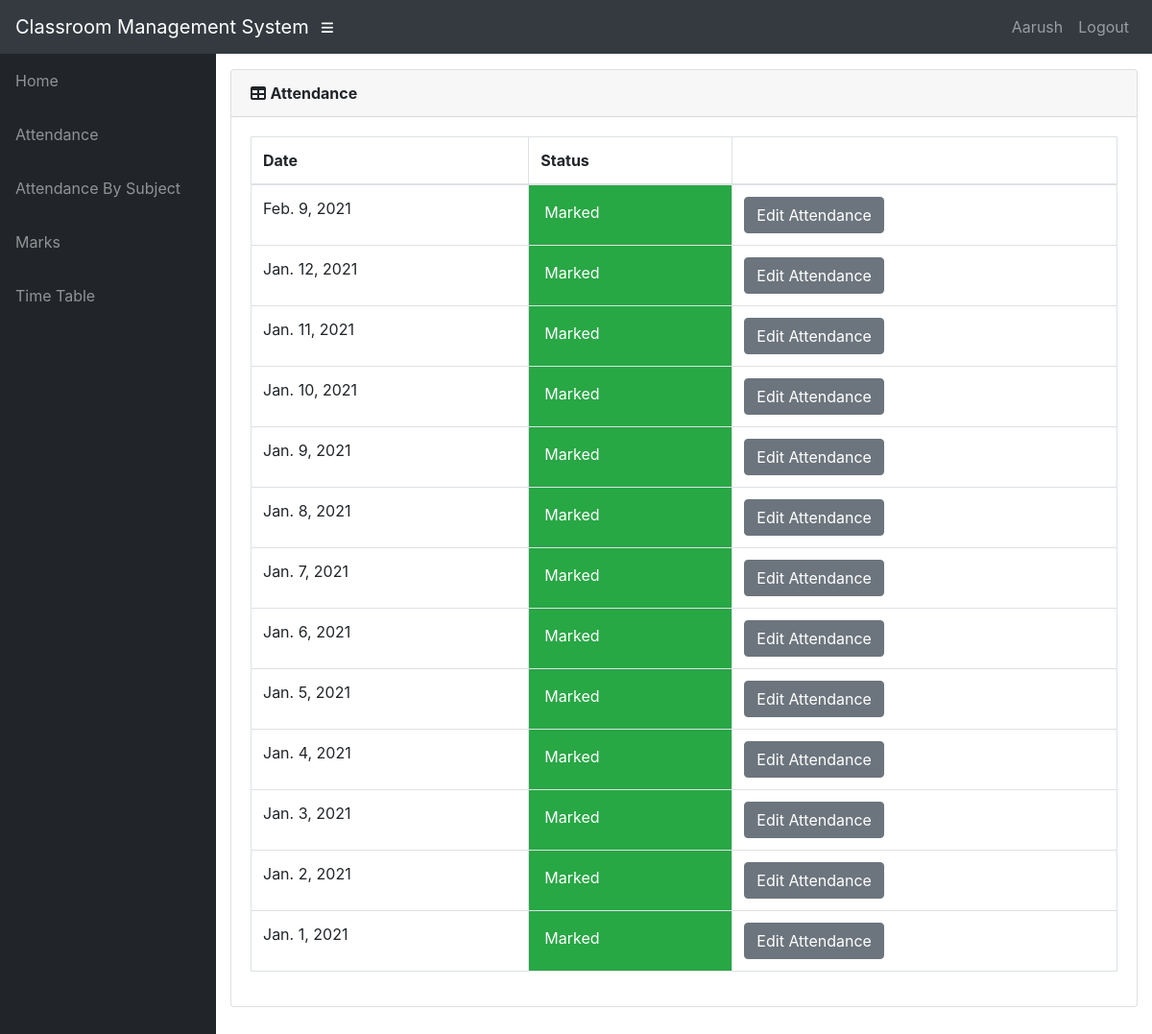
/info/teacher/1/ClassDates/ (signed in), run on the app's committed database.
### info/models.py (models this page shows, shortened)
class User(AbstractUser):
    @property
    def is_student(self):
        if hasattr(self, 'student'):
            return True
        return False

class Student(models.Model):
    user = models.OneToOneField(User, on_delete=models.CASCADE, null=True)
    class_id = models.ForeignKey(Class, on_delete=models.CASCADE, default=1)
    USN = models.CharField(primary_key='True', max_length=100)
    name = models.CharField(max_length=200)
    sex = models.CharField(max_length=50, choices=sex_choice, default='Male')
    DOB = models.DateField(default='1998-01-01')

class AttendanceClass(models.Model):
    assign = models.ForeignKey(Assign, on_delete=models.CASCADE)
    date = models.DateField()
    status = models.IntegerField(default=0)

### info/views.py (the view)
# urls.py: path('teacher/<int:assign_id>/ClassDates/', views.t_class_date, name='t_class_date'),
@login_required()
def t_class_date(request, assign_id):
    now = timezone.now()
    ass = get_object_or_404(Assign, id=assign_id)
    att_list = ass.attendanceclass_set.filter(date__lte=now).order_by('-date')
    return render(request, 'info/t_class_date.html', {'att_list': att_list})

### info/templates/info/t_class_date.html
{% extends 'info/base.html' %}
{% block content %}
    <div class="card mb-3">
        <div class="card-header">
              <i class="fas fa-table"></i>
            <b>Attendance</b></div>
            <div class="card-body">
              <div class="table-responsive">
                <table class="table table-bordered" id="dataTable" width="100%" cellspacing="0">
                  <thead>
                    <tr>
                        <th>Date</th>
                        <th>Status</th>
                        <th></th>
                    </tr>
                  </thead>
                  <tbody>
                    {% for a in att_list %}
                    <tr>
                        <td>{{ a.date }}</td>
                        {% if a.status == 0 %}
                            <td class="p-3 mb-2 bg-danger text-white">Not Marked</td>
                            <td>
                                <a class="btn btn-primary" href="{% url 't_attendance' a.id %}" role="button">Enter Attendance</a>
                                <a class="btn btn-warning" href="{% url 'cancel_class' a.id %}">Cancel Class</>
                            </td>
                        {% elif a.status == 1 %}
                            <td class="p-3 mb-2 bg-success text-white">Marked</td>
                            <td><a class="btn btn-secondary" href="{% url 'edit_att' a.id %}" role="button">Edit Attendance</a> </td>
                        {% else %}
                            <td class="p-3 mb-2 bg-warning text-white">Cancelled</td>
                            <td><a class="btn btn-primary" href="{% url 't_attendance' a.id %}" role="button">Enter Attendance</a></td>
                        {% endif %}
                    </tr>
                    {% empty %}
                            <p>student has no courses</p>
                    {% endfor %}
                  </tbody>
                </table>
              </div>
        </div>
    </div>
{% endblock %}

### info/templates/info/base.html (shortened to what this page needs)
<!DOCTYPE html>
<html lang="en">
  <head>
      {% load static %}
    <link href="{% static '/info/bootstrap/vendor/bootstrap/css/bootstrap.min.css' %}" rel="stylesheet">
    <link href="{% static '/info/bootstrap/vendor/fontawesome-free/css/all.min.css' %}" rel="stylesheet" type="text/css">
    <link href="{% static '/info/bootstrap/vendor/datatables/dataTables.bootstrap4.css' %}" rel="stylesheet">
    <link href="{% static '/info/bootstrap/css/sb-admin.css' %}" rel="stylesheet">
  </head>
  <body id="page-top">
    <nav class="navbar navbar-expand navbar-dark bg-dark static-top">
      <a class="navbar-brand mr-1" href="{% url 'index' %}">Classroom Management System</a>
      <button class="btn btn-link btn-sm text-white order-1 order-sm-0" id="sidebarToggle" href="#">
        <i class="fas fa-bars"></i>
      </button>
        <div class="collapse navbar-collapse" id="navbarResponsive">
          <ul class="navbar-nav ml-auto">
            <li class="nav-item">
                {% if request.user.is_student %}
                    <a class="nav-link text-capitalize">{{ request.user.student.name }}</a>
                {% elif request.user.is_teacher %}
                    <a class="nav-link text-capitalize">{{ request.user.teacher.name }}</a>
                {% endif %}
            </li>
            <li class="nav-item">
                <a class="nav-link" href="#" data-toggle="modal" data-target="#logoutModal">Logout</a>
            </li>
          </ul>
        </div>
    </nav>
    <div id="wrapper">
      <ul class="sidebar navbar-nav">
            <li class="nav-item">
              <a class="nav-link" href="{% url 'index' %}">
                <span>Home</span>
              </a>
            </li>
        {% if request.user.is_student %}
            <li class="nav-item">
              <a class="nav-link" href="{% url 'attendance' request.user.student.USN %}">
                <span>Attendance</span>
              </a>
            </li>
            <li class="nav-item">
              <a class="nav-link" href="{% url 'attendance' request.user.student.USN %}">
                <span>Attendance By Subject</span>
              </a>
            </li>
            <li class="nav-item">
              <a class="nav-link" href="{% url 'marks_list' request.user.student.USN %}">
                <span>Marks</span>
              </a>
            </li>
              <li class="nav-item">
              <a class="nav-link" href="{% url 'timetable' request.user.student.class_id_id %}">
                <span>Time Table</span>
              </a>
            </li>
        {% endif %}
      </ul>
      <div id="content-wrapper">
        <div class="container-fluid">
            {% block content %}
            {% endblock %}
        </div>
      </div>
    </div>
  </body>
</html>

### data on the page
User: user.student.name "Aarush"
AttendanceClass: date "Feb. 9, 2021", status "Marked"
AttendanceClass: date "Jan. 12, 2021", status "Marked"
AttendanceClass: date "Jan. 11, 2021", status "Marked"
AttendanceClass: date "Jan. 10, 2021", status "Marked"
AttendanceClass: date "Jan. 9, 2021", status "Marked"
AttendanceClass: date "Jan. 8, 2021", status "Marked"
AttendanceClass: date "Jan. 7, 2021", status "Marked"
AttendanceClass: date "Jan. 6, 2021", status "Marked"
AttendanceClass: date "Jan. 5, 2021", status "Marked"
AttendanceClass: date "Jan. 4, 2021", status "Marked"
AttendanceClass: date "Jan. 3, 2021", status "Marked"
AttendanceClass: date "Jan. 2, 2021", status "Marked"
AttendanceClass: date "Jan. 1, 2021", status "Marked"
